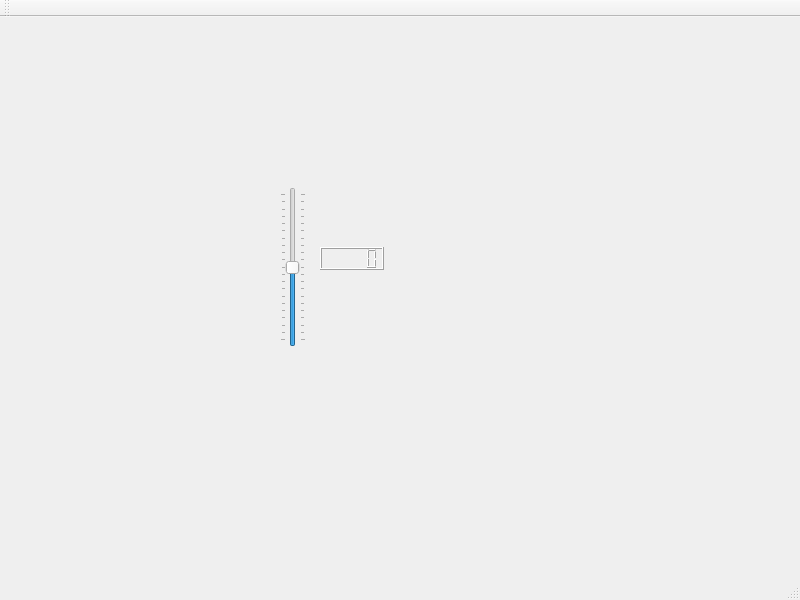
<?xml version="1.0" encoding="UTF-8"?>
<ui version="4.0">
 <class>MainWindow</class>
 <widget class="QMainWindow" name="MainWindow">
  <property name="geometry">
   <rect>
    <x>0</x>
    <y>0</y>
    <width>800</width>
    <height>600</height>
   </rect>
  </property>
  <property name="font">
   <font>
    <kerning>true</kerning>
   </font>
  </property>
  <property name="windowTitle">
   <string>MainWindow</string>
  </property>
  <property name="dockOptions">
   <set>QMainWindow::AllowTabbedDocks|QMainWindow::AnimatedDocks</set>
  </property>
  <widget class="QWidget" name="centralwidget">
   <widget class="QLCDNumber" name="lcdNumber">
    <property name="geometry">
     <rect>
      <x>320</x>
      <y>230</y>
      <width>64</width>
      <height>23</height>
     </rect>
    </property>
   </widget>
   <widget class="QSlider" name="verticalSlider">
    <property name="geometry">
     <rect>
      <x>280</x>
      <y>170</y>
      <width>26</width>
      <height>160</height>
     </rect>
    </property>
    <property name="font">
     <font>
      <kerning>true</kerning>
     </font>
    </property>
    <property name="contextMenuPolicy">
     <enum>Qt::NoContextMenu</enum>
    </property>
    <property name="minimum">
     <number>-10</number>
    </property>
    <property name="maximum">
     <number>10</number>
    </property>
    <property name="tracking">
     <bool>true</bool>
    </property>
    <property name="orientation">
     <enum>Qt::Vertical</enum>
    </property>
    <property name="invertedAppearance">
     <bool>false</bool>
    </property>
    <property name="invertedControls">
     <bool>false</bool>
    </property>
    <property name="tickPosition">
     <enum>QSlider::TicksBothSides</enum>
    </property>
   </widget>
  </widget>
  <widget class="QMenuBar" name="menubar">
   <property name="geometry">
    <rect>
     <x>0</x>
     <y>0</y>
     <width>800</width>
     <height>29</height>
    </rect>
   </property>
  </widget>
  <widget class="QStatusBar" name="statusbar"/>
  <widget class="QToolBar" name="toolBar">
   <property name="windowTitle">
    <string>toolBar</string>
   </property>
   <attribute name="toolBarArea">
    <enum>TopToolBarArea</enum>
   </attribute>
   <attribute name="toolBarBreak">
    <bool>false</bool>
   </attribute>
  </widget>
 </widget>
 <resources/>
 <connections>
  <connection>
   <sender>verticalSlider</sender>
   <signal>valueChanged(int)</signal>
   <receiver>lcdNumber</receiver>
   <slot>display(int)</slot>
   <hints>
    <hint type="sourcelabel">
     <x>300</x>
     <y>256</y>
    </hint>
    <hint type="destinationlabel">
     <x>341</x>
     <y>261</y>
    </hint>
   </hints>
  </connection>
 </connections>
</ui>
